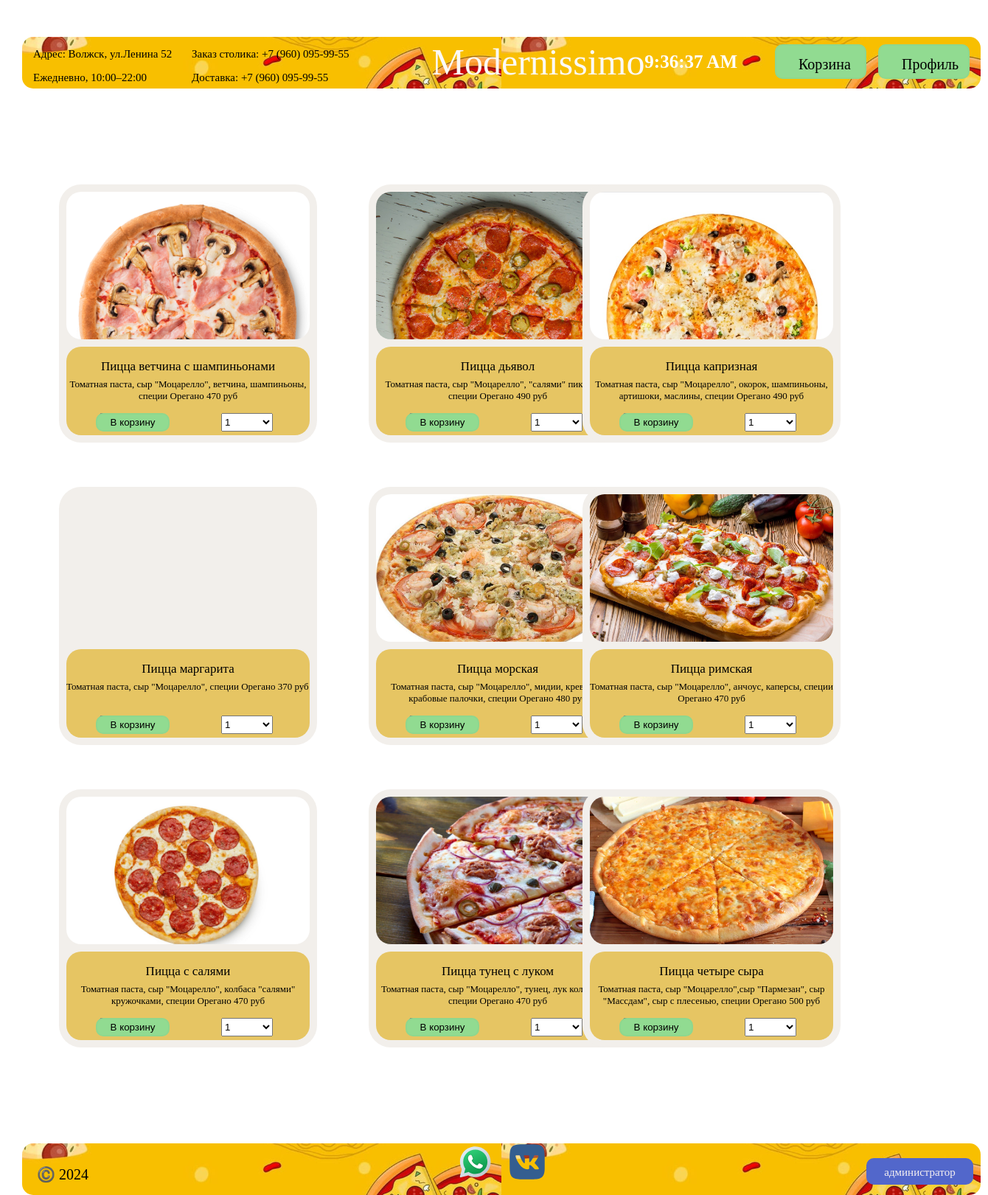
The page / on the database its author committed.
### models.py (models this page shows, shortened)
class Products(db.Model):
    id = db.Column(db.Integer, primary_key=True)
    product_name = db.Column(db.String(100), unique=True, nullable=False)
    descriptions = db.Column(db.String(300), nullable=True)
    price = db.Column(db.Integer, nullable=False)
    orders = db.relationship("Order", back_populates="product")
    basket_product = db.relationship("UserBasket", back_populates="product_basket")

### views.py (the view, shortened to what this page needs)
@app.route('/', methods=['GET', 'POST'])
def index():
    form_basket = Basket()
    products = Products().query.all()
    return render_template('index.html', products=products, form=form_basket)

### forms.py
class Basket(FlaskForm):
    count = SelectField(choices=COUNT_PRODUCTS, default=1)
    product_id = IntegerField()
    submit = SubmitField('В корзину')

### templates/index.html (shortened to what this page needs)
<!DOCTYPE html>
<html lang="en">
<head>
    <link type="text/css" href="{{ url_for('static', filename='css/index.css')}}" rel="stylesheet" />
</head>
<header>
    <div class="header">
        <a href="{{ url_for('login') }}" id="login">Профиль</a>
        <a href="{{ url_for('user_basket', username=current_user.username) }}" id="basket">Корзина</a>
        <div class="info">
            <p>Адрес: Волжск, ул.Ленина 52</p>
            <p>Ежедневно, 10:00–22:00</p>
        </div>
        <div class="info_telephone">
            <p>Заказ столика: +7 (960) 095-99-55</p>
            <p>Доставка: +7 (960) 095-99-55</p>
        </div>
        <p id="name_restoran">Modernissimo</p>
        <div id="clock"></div>
    </div>
</header>
<body>
   <div class="product_1">
        <div id="product_1_foto"></div>
        <div id="product_1_description">
            {% for product in products %}
            {% if product.product_name == 'ветчина с шампиньонами' %}
                <p id="product_name">Пицца {{ product.product_name }}</p>
                <p id="product_description">{{ product.descriptions }} {{ product.price }} руб</p>
                <form class="form" action="" method="post">
                    {{ form.count(class="form_data") }}
                    {{ form.submit(class="form_submit") }}
                </form>
            {% endif %}
            {% endfor %}
        </div>
   </div>
   <div class="product_2">
        <div id="product_2_foto"></div>
        <div id="product_2_description">
            {% for product in products %}
            {% if product.product_name == 'дьявол' %}
                <p id="product_name">Пицца {{ product.product_name }}</p>
                <p id="product_description">{{ product.descriptions }} {{ product.price }} руб</p>
                <form class="form" action="" method="post">
                    {{ form.count(class="form_data") }}
                    {{ form.submit(class="form_submit") }}
                </form>
            {% endif %}
            {% endfor %}
        </div>
   </div>
   <div class="product_3">
        <div id="product_3_foto"></div>
        <div id="product_3_description">
            {% for product in products %}
            {% if product.product_name == 'капризная' %}
                <p id="product_name">Пицца {{ product.product_name }}</p>
                <p id="product_description">{{ product.descriptions }} {{ product.price }} руб</p>
                <form class="form" action="" method="post">
                    {{ form.count(class="form_data") }}
                    {{ form.submit(class="form_submit") }}
                </form>
            {% endif %}
            {% endfor %}
        </div>
   </div>
   <div class="product_4">
        <div id="product_4_foto"></div>
        <div id="product_4_description">
            {% for product in products %}
            {% if product.product_name == 'маргарита' %}
                <p id="product_name">Пицца {{ product.product_name }}</p>
                <p id="product_description">{{ product.descriptions }} {{ product.price }} руб</p>
                <form class="form" action="" method="post">
                    {{ form.count(class="form_data") }}
                    {{ form.submit(class="form_submit") }}
                </form>
            {% endif %}
            {% endfor %}
        </div>
   </div>
   <div class="product_5">
        <div id="product_5_foto"></div>
        <div id="product_5_description">
            {% for product in products %}
            {% if product.product_name == 'морская' %}
                <p id="product_name">Пицца {{ product.product_name }}</p>
                <p id="product_description">{{ product.descriptions }} {{ product.price }} руб</p>
                <form class="form" action="" method="post">
                    {{ form.count(class="form_data") }}
                    {{ form.submit(class="form_submit") }}
                </form>
            {% endif %}
            {% endfor %}
        </div>
   </div>
   <div class="product_6">
        <div id="product_6_foto"></div>
        <div id="product_6_description">
            {% for product in products %}
            {% if product.product_name == 'римская' %}
                <p id="product_name">Пицца {{ product.product_name }}</p>
                <p id="product_description">{{ product.descriptions }} {{ product.price }} руб</p>
                <form class="form" action="" method="post">
                    {{ form.count(class="form_data") }}
                    {{ form.submit(class="form_submit") }}
                </form>
            {% endif %}
            {% endfor %}
        </div>
   </div>
   <div class="product_7">
        <div id="product_7_foto"></div>
        <div id="product_7_description">
            {% for product in products %}
            {% if product.product_name == 'с салями' %}
                <p id="product_name">Пицца {{ product.product_name }}</p>
                <p id="product_description">{{ product.descriptions }} {{ product.price }} руб</p>
                <form class="form" action="" method="post">
                    {{ form.count(class="form_data") }}
                    {{ form.submit(class="form_submit") }}
                </form>
            {% endif %}
            {% endfor %}
        </div>
   </div>
   <div class="product_8">
        <div id="product_8_foto"></div>
        <div id="product_8_description">
            {% for product in products %}
            {% if product.product_name == 'тунец с луком' %}
                <p id="product_name">Пицца {{ product.product_name }}</p>
                <p id="product_description">{{ product.descriptions }} {{ product.price }} руб</p>
                <form class="form" action="" method="post">
                    {{ form.count(class="form_data") }}
                    {{ form.submit(class="form_submit") }}
                </form>
            {% endif %}
            {% endfor %}
        </div>
   </div>
   <div class="product_9">
        <div id="product_9_foto"></div>
        <div id="product_9_description">
            {% for product in products %}
            {% if product.product_name == 'четыре сыра' %}
                <p id="product_name">Пицца {{ product.product_name }}</p>
                <p id="product_description">{{ product.descriptions }} {{ product.price }} руб</p>
                <form class="form" action="" method="post">
                    {{ form.count(class="form_data") }}
                    {{ form.submit(class="form_submit") }}
                </form>
            {% endif %}
            {% endfor %}
        </div>
   </div>
</body>
<footer class="footer">
    <div class="footer_info">
        <p>©️ 2024</p>
    </div>
    <a href="{{ url_for('administrator') }}" id="admin">администратор</a>
    <div class="social-icons">
        <a href="https://wa.me/+79600959955" target="_blank">
          <img src="static/img/icons/icons8-whatsapp.svg" alt="Whatsapp Icon">
        </a>
        <a href="https://vk.com/modernissimodolcevita" target="_blank">
          <img src="static/img/icons/VK.svg" alt="VK Icon">
        </a>
    </div>
</footer>
</html>

### rows shown on the page
Products: product_name "ветчина с шампиньонами", descriptions "Томатная паста, сыр \"Моцарелло\", ветчина, шампиньоны, специи Орегано", price "470"
Products: product_name "дьявол", descriptions "Томатная паста, сыр \"Моцарелло\", \"салями\" пикантная специи Орегано", price "490"
Products: product_name "капризная", descriptions "Томатная паста, сыр \"Моцарелло\", окорок, шампиньоны, артишоки, маслины, специи Орегано", price "490"
Products: product_name "маргарита", descriptions "Томатная паста, сыр \"Моцарелло\", специи Орегано", price "370"
Products: product_name "морская", descriptions "Томатная паста, сыр \"Моцарелло\", мидии, креветки, крабовые палочки, специи Орегано", price "480"
Products: product_name "римская", descriptions "Томатная паста, сыр \"Моцарелло\", анчоус, каперсы, специи Орегано", price "470"
Products: product_name "с салями", descriptions "Томатная паста, сыр \"Моцарелло\", колбаса \"салями\" кружочками, специи Орегано", price "470"
Products: product_name "тунец с луком", descriptions "Томатная паста, сыр \"Моцарелло\", тунец, лук колечками, специи Орегано", price "470"
Products: product_name "четыре сыра", descriptions "Томатная паста, сыр \"Моцарелло\",сыр \"Пармезан\", сыр \"Массдам\", сыр с плесенью, специи Орегано", price "500"
